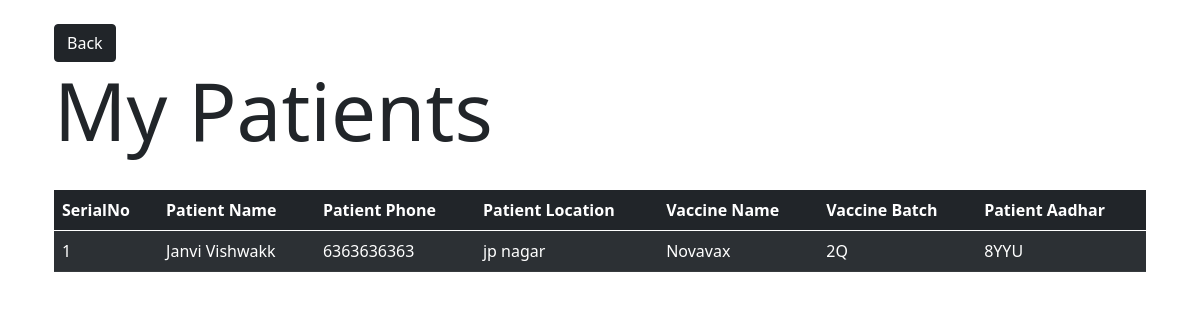
Page /doctor/mypatients (signed in) on the earlier database version.
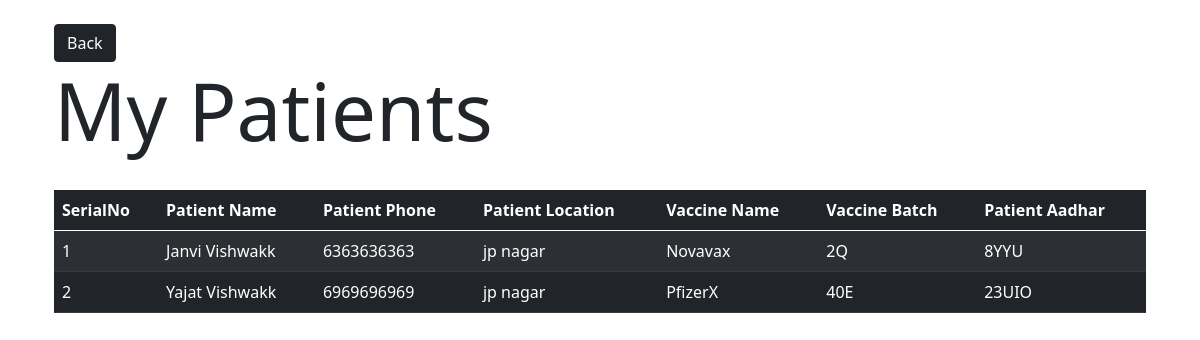
Same page on the later database version.
### CovaxinatorAPI/models.py (models this page shows, shortened)
class Patient(db.Model):
	id = db.Column(db.Integer, primary_key=True)
	name = db.Column(db.String)
	phone = db.Column(db.String) #also used as username
	password = db.Column(db.String) #also used as password
	location = db.relationship('Location', secondary=patient_location_association, backref=db.backref('patients', lazy='dynamic'))
	aadhar = db.Column(db.String)
	address = db.Column(db.String)
	is_alive = db.Column(db.String)
	is_vaccinated = db.Column(db.Boolean, default=False)
	doctor_id = db.Column(db.Integer, db.ForeignKey('doctor.id'))
	vaccine_batch_id = db.Column(db.Integer, db.ForeignKey('vaccine_batch.id'))
	side_effects = db.relationship('SideEffects', backref='patient')
	followup_chat_id = db.Column(db.Integer, db.ForeignKey('follow_up_chat_data.id'))

class Location(db.Model):
	id = db.Column(db.Integer, primary_key=True)
	name = db.Column(db.String)

class VaccineBatch(db.Model):
	id = db.Column(db.Integer, primary_key=True)
	vaccine_name = db.Column(db.String)
	batch_id = db.Column(db.String)
	doctor_id = db.Column(db.Integer, db.ForeignKey('doctor.id'))
	patients = db.relationship('Patient', backref='vaccine_batch')
	vaccine_count = db.Column(db.Integer)

### CovaxinatorAPI/doctor/routes.py (the view)
@doctor.route('/mypatients')
def get_my_patients():
	doc_id = session.get('logged_in_doctor')
	if(not doc_id): return redirect(url_for('doctor.doctor_login'))
	doctor = Doctor.query.filter_by(id=doc_id).first()
	patients = doctor.patients
	return render_template('doctor/mypatients.html', title="Fatalities", patients=patients)

### CovaxinatorAPI/templates/doctor/mypatients.html
{% extends 'layout.html' %}
{% block content %}
<div class="container p-4">
<button class="btn btn-dark" onclick="window.history.back()"> Back </button>
<h1 class="display-1">My Patients</h1>
<br>
<table class="table table-striped table-dark" id="tbl">
		<thead>
			<tr>
			<th scope="col">SerialNo</th>
			<th scope="col">Patient Name</th>
			<th scope="col">Patient Phone</th>
			<th scope="col">Patient Location</th>
			<th scope="col">Vaccine Name</th>
			<th scope="col">Vaccine Batch</th>
			<th scope="col">Patient Aadhar</th>
			</tr>
		</thead>
		<tbody id='tbl'>
			{% for e in patients %}
			<tr data-phone="{{e.name}}">
			<td>{{loop.index}}</td>
				<td>{{e.name}}</td>
				<td>{{e.phone}}</td>
				<td>{{e.location[0].name}}</td>
				<td>{{e.vaccine_batch.vaccine_name}}</td>
				<td>{{e.vaccine_batch.batch_id}}</td>
				<td>{{e.aadhar}}</td>
			</tr>
			{% endfor %}
		</tbody>
	</table>
</div>
{% endblock content %}

### CovaxinatorAPI/templates/layout.html (shortened to what this page needs)
<!doctype html>
<html lang="en">
  <head>
    <link href="https://cdn.jsdelivr.net/npm/bootstrap@5.0.0-beta1/dist/css/bootstrap.min.css" rel="stylesheet">
	<link rel="stylesheet" href="{{url_for('static', filename='main.css')}}">
  </head>
  <body>
    {% block content %}
	{% endblock content %}
  </body>
</html>

Differences in the rows shown:
now on this page (row edited): Patient: name "Yajat Vishwakk", phone "6969696969", name "jp nagar", vaccine_batch.vaccine_name "PfizerX", vaccine_batch.batch_id "40E", aadhar "23UIO"
